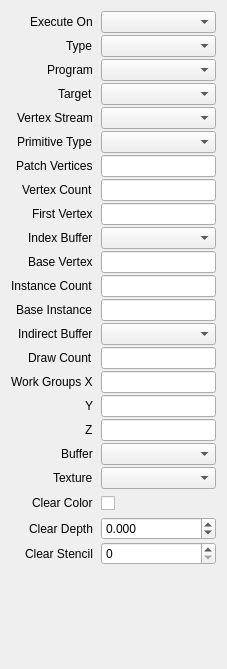
<?xml version="1.0" encoding="UTF-8"?>
<ui version="4.0">
 <class>CallProperties</class>
 <widget class="QWidget" name="CallProperties">
  <property name="geometry">
   <rect>
    <x>0</x>
    <y>0</y>
    <width>227</width>
    <height>669</height>
   </rect>
  </property>
  <layout class="QVBoxLayout">
   <item>
    <layout class="QFormLayout" name="formLayout">
     <property name="labelAlignment">
      <set>Qt::AlignRight|Qt::AlignTrailing|Qt::AlignVCenter</set>
     </property>
     <property name="horizontalSpacing">
      <number>8</number>
     </property>
     <property name="verticalSpacing">
      <number>2</number>
     </property>
     <property name="leftMargin">
      <number>0</number>
     </property>
     <property name="topMargin">
      <number>0</number>
     </property>
     <property name="rightMargin">
      <number>0</number>
     </property>
     <property name="bottomMargin">
      <number>0</number>
     </property>
     <item row="0" column="0">
      <widget class="QLabel" name="labelExecuteOn">
       <property name="text">
        <string>Execute On</string>
       </property>
      </widget>
     </item>
     <item row="0" column="1">
      <widget class="DataComboBox" name="executeOn"/>
     </item>
     <item row="1" column="0">
      <widget class="QLabel" name="labelType">
       <property name="text">
        <string>Type</string>
       </property>
      </widget>
     </item>
     <item row="1" column="1">
      <widget class="DataComboBox" name="type"/>
     </item>
     <item row="2" column="0">
      <widget class="QLabel" name="labelProgram">
       <property name="text">
        <string>Program</string>
       </property>
      </widget>
     </item>
     <item row="2" column="1">
      <widget class="ReferenceComboBox" name="program"/>
     </item>
     <item row="3" column="0">
      <widget class="QLabel" name="labelTarget">
       <property name="text">
        <string>Target</string>
       </property>
      </widget>
     </item>
     <item row="3" column="1">
      <widget class="ReferenceComboBox" name="target"/>
     </item>
     <item row="4" column="0">
      <widget class="QLabel" name="labelVertexStream">
       <property name="text">
        <string>Vertex Stream</string>
       </property>
      </widget>
     </item>
     <item row="4" column="1">
      <widget class="ReferenceComboBox" name="vertexStream"/>
     </item>
     <item row="5" column="0">
      <widget class="QLabel" name="labelPrimitiveType">
       <property name="text">
        <string>Primitive Type</string>
       </property>
      </widget>
     </item>
     <item row="5" column="1">
      <widget class="DataComboBox" name="primitiveType"/>
     </item>
     <item row="6" column="0">
      <widget class="QLabel" name="labelPatchVertices">
       <property name="text">
        <string>Patch Vertices</string>
       </property>
      </widget>
     </item>
     <item row="7" column="0">
      <widget class="QLabel" name="labelVertexCount">
       <property name="text">
        <string>Vertex Count</string>
       </property>
      </widget>
     </item>
     <item row="8" column="0">
      <widget class="QLabel" name="labelFirstVertex">
       <property name="text">
        <string>First Vertex</string>
       </property>
      </widget>
     </item>
     <item row="9" column="0">
      <widget class="QLabel" name="labelIndexBuffer">
       <property name="text">
        <string>Index Buffer</string>
       </property>
      </widget>
     </item>
     <item row="9" column="1">
      <widget class="ReferenceComboBox" name="indexBuffer"/>
     </item>
     <item row="10" column="0">
      <widget class="QLabel" name="labelBaseVertex">
       <property name="text">
        <string>Base Vertex</string>
       </property>
      </widget>
     </item>
     <item row="11" column="0">
      <widget class="QLabel" name="labelInstanceCount">
       <property name="text">
        <string>Instance Count</string>
       </property>
      </widget>
     </item>
     <item row="12" column="0">
      <widget class="QLabel" name="labelBaseInstance">
       <property name="text">
        <string>Base Instance</string>
       </property>
      </widget>
     </item>
     <item row="13" column="0">
      <widget class="QLabel" name="labelIndirectBuffer">
       <property name="text">
        <string>Indirect Buffer</string>
       </property>
      </widget>
     </item>
     <item row="13" column="1">
      <widget class="ReferenceComboBox" name="indirectBuffer"/>
     </item>
     <item row="14" column="0">
      <widget class="QLabel" name="labelDrawCount">
       <property name="text">
        <string>Draw Count</string>
       </property>
      </widget>
     </item>
     <item row="15" column="0">
      <widget class="QLabel" name="labelWorkGroupsX">
       <property name="text">
        <string>Work Groups X</string>
       </property>
      </widget>
     </item>
     <item row="16" column="0">
      <widget class="QLabel" name="labelWorkGroupsY">
       <property name="text">
        <string>Y</string>
       </property>
      </widget>
     </item>
     <item row="17" column="0">
      <widget class="QLabel" name="labelWorkGroupsZ">
       <property name="text">
        <string>Z</string>
       </property>
      </widget>
     </item>
     <item row="18" column="0">
      <widget class="QLabel" name="labelBuffer">
       <property name="text">
        <string>Buffer</string>
       </property>
      </widget>
     </item>
     <item row="18" column="1">
      <widget class="ReferenceComboBox" name="buffer"/>
     </item>
     <item row="19" column="0">
      <widget class="QLabel" name="labelTexture">
       <property name="text">
        <string>Texture</string>
       </property>
      </widget>
     </item>
     <item row="19" column="1">
      <widget class="ReferenceComboBox" name="texture"/>
     </item>
     <item row="20" column="0">
      <widget class="QLabel" name="labelClearColor">
       <property name="text">
        <string>Clear Color</string>
       </property>
      </widget>
     </item>
     <item row="20" column="1">
      <widget class="ColorPicker" name="clearColor">
       <property name="minimumSize">
        <size>
         <width>0</width>
         <height>24</height>
        </size>
       </property>
      </widget>
     </item>
     <item row="21" column="0">
      <widget class="QLabel" name="labelClearDepth">
       <property name="text">
        <string>Clear Depth</string>
       </property>
      </widget>
     </item>
     <item row="21" column="1">
      <widget class="QDoubleSpinBox" name="clearDepth">
       <property name="decimals">
        <number>3</number>
       </property>
       <property name="minimum">
        <double>-1000.000000000000000</double>
       </property>
       <property name="maximum">
        <double>1000.000000000000000</double>
       </property>
       <property name="singleStep">
        <double>0.001000000000000</double>
       </property>
      </widget>
     </item>
     <item row="22" column="0">
      <widget class="QLabel" name="labelClearStencil">
       <property name="text">
        <string>Clear Stencil</string>
       </property>
      </widget>
     </item>
     <item row="22" column="1">
      <widget class="QSpinBox" name="clearStencil">
       <property name="maximum">
        <number>255</number>
       </property>
      </widget>
     </item>
     <item row="7" column="1">
      <widget class="ExpressionLineEdit" name="vertexCount"/>
     </item>
     <item row="6" column="1">
      <widget class="ExpressionLineEdit" name="patchVertices"/>
     </item>
     <item row="8" column="1">
      <widget class="ExpressionLineEdit" name="firstVertex"/>
     </item>
     <item row="10" column="1">
      <widget class="ExpressionLineEdit" name="baseVertex"/>
     </item>
     <item row="11" column="1">
      <widget class="ExpressionLineEdit" name="instanceCount"/>
     </item>
     <item row="12" column="1">
      <widget class="ExpressionLineEdit" name="baseInstance"/>
     </item>
     <item row="14" column="1">
      <widget class="ExpressionLineEdit" name="drawCount"/>
     </item>
     <item row="15" column="1">
      <widget class="ExpressionLineEdit" name="workGroupsX"/>
     </item>
     <item row="16" column="1">
      <widget class="ExpressionLineEdit" name="workGroupsY"/>
     </item>
     <item row="17" column="1">
      <widget class="ExpressionLineEdit" name="workGroupsZ"/>
     </item>
    </layout>
   </item>
  </layout>
 </widget>
 <customwidgets>
  <customwidget>
   <class>ReferenceComboBox</class>
   <extends>QComboBox</extends>
   <header>session/ReferenceComboBox.h</header>
  </customwidget>
  <customwidget>
   <class>DataComboBox</class>
   <extends>QComboBox</extends>
   <header>session/DataComboBox.h</header>
  </customwidget>
  <customwidget>
   <class>ColorPicker</class>
   <extends>QCheckBox</extends>
   <header>session/ColorPicker.h</header>
  </customwidget>
  <customwidget>
   <class>ExpressionLineEdit</class>
   <extends>QLineEdit</extends>
   <header>session/ExpressionLineEdit.h</header>
  </customwidget>
 </customwidgets>
 <resources/>
 <connections/>
</ui>
